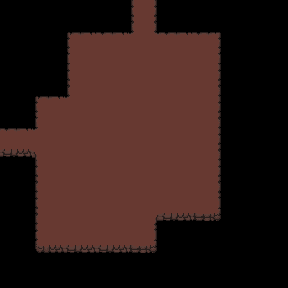

A 2D game scene composited from a Tiled map and its tileset images. What follows is a short description and the map's XML, with every tile layer's data as written:
An orthogonal 9x9 tile map with 32x32 px tiles, 1 tile layer (Tile Layer 1).

<map version="1.10" tiledversion="1.12.1" orientation="orthogonal" renderorder="right-down" width="9" height="9" tilewidth="32" tileheight="32" infinite="0" nextlayerid="2" nextobjectid="1">
 <tileset firstgid="1" source="All Tiles.tsx" />
 <layer id="1" name="Tile Layer 1" width="9" height="9">
  <data encoding="csv">
0,0,0,0,34,0,0,0,0,
0,0,8,9,144,9,10,0,0,
0,0,31,32,32,32,33,0,0,
0,8,151,32,32,32,33,0,0,
78,145,32,32,32,32,33,0,0,
0,31,32,32,32,32,33,0,0,
0,31,32,32,127,55,56,0,0,
0,54,55,55,56,0,0,0,0,
0,0,0,0,0,0,0,0,0
</data>
 </layer>
</map>
